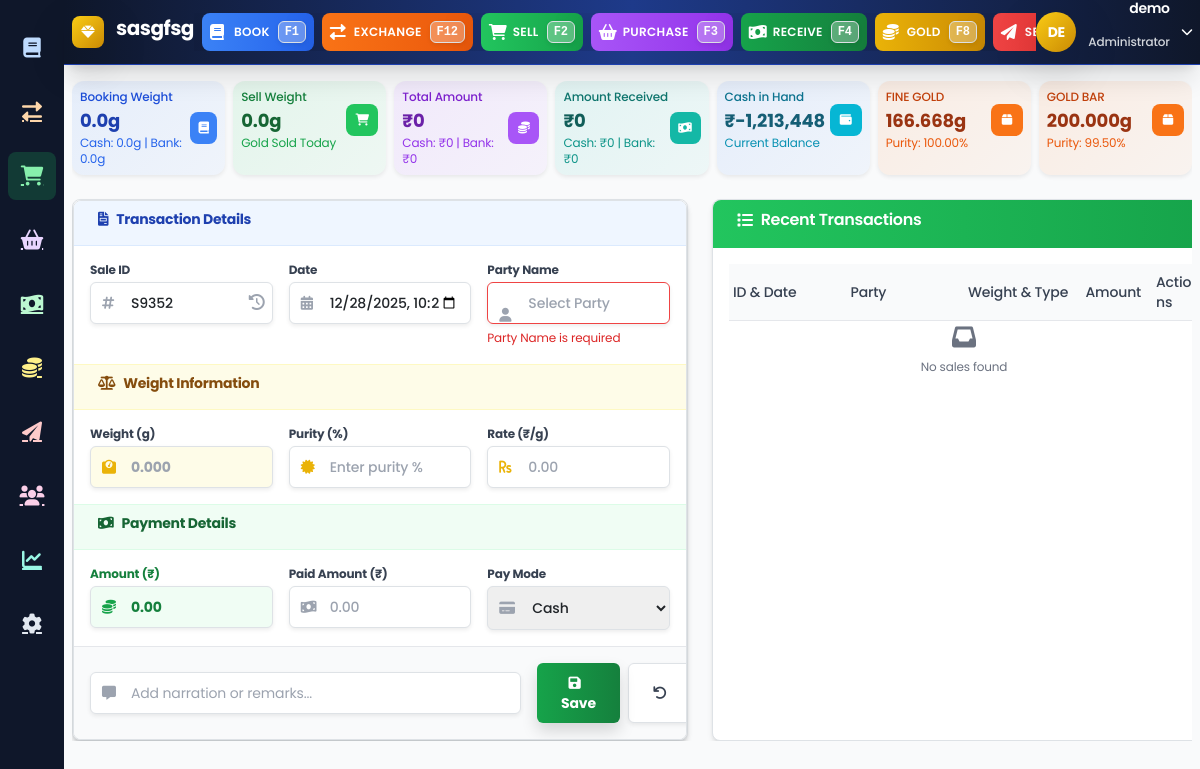
The page /sell_gold.php (signed in) on the database its author committed.
### tables this page shows
CREATE TABLE `account_balances` (
  `id` int(11) NOT NULL,
  `company_id` int(11) NOT NULL,
  `account_type` enum('Cash','Bank','UPI') NOT NULL,
  `opening_balance` decimal(15,2) DEFAULT 0.00,
  `current_balance` decimal(15,2) DEFAULT 0.00,
  `last_updated` timestamp NOT NULL DEFAULT current_timestamp() ON UPDATE current_timestamp(),
  `created_at` timestamp NOT NULL DEFAULT current_timestamp()
);

CREATE TABLE `gold_stock` (
  `id` int(11) NOT NULL AUTO_INCREMENT,
  `company_id` int(11) NOT NULL,
  `purity` decimal(5,2) NOT NULL,
  `stock_name` varchar(50) NOT NULL,
  `current_stock` decimal(10,3) NOT NULL DEFAULT 0.000,
  `last_updated` timestamp NULL DEFAULT current_timestamp() ON UPDATE current_timestamp(),
  `created_at` timestamp NULL DEFAULT current_timestamp(),
  PRIMARY KEY (`id`),
  UNIQUE KEY `unique_purity_company` (`purity`,`company_id`),
  KEY `fk_gold_stock_company` (`company_id`)
);

### sell_gold.php (the view, shortened to what the rows shown need)
<?php
require_once __DIR__ . '/config/database.php';
$company_id = $_SESSION['company_id'];
$stock_sql = "SELECT stock_name, purity, current_stock FROM gold_stock WHERE company_id = $company_id ORDER BY purity DESC";
$stock_result = $conn->query($stock_sql);
$all_stocks = [];
if ($stock_result) {
    while ($stock_row = $stock_result->fetch_assoc()) {
        $all_stocks[] = $stock_row;
    }
}
$cash_in_hand = 0;
$cash_sql = "SELECT current_balance FROM account_balances WHERE company_id = $company_id AND account_type = 'Cash'";
$cash_result = $conn->query($cash_sql);
if ($cash_result && $cash_result->num_rows > 0) {
    $cash_row = $cash_result->fetch_assoc();
    $cash_in_hand = $cash_row['current_balance'] ?? 0;
}
?>
<!DOCTYPE html>
<html lang="en">
<head>
    <script src="https://cdn.tailwindcss.com"></script>
    <link rel="stylesheet" href="https://cdnjs.cloudflare.com/ajax/libs/font-awesome/6.0.0/css/all.min.css">
    <link rel="stylesheet" href="https://cdn.jsdelivr.net/npm/sweetalert2@11.0.18/dist/sweetalert2.min.css">
</head>
<body>
    <div class="w-full">
        <div class="grid grid-cols-1 md:grid-cols-3 lg:grid-cols-7 gap-2 mb-6">
            <div class="soft-gradient-blue rounded-xl p-2 shadow-sm h-full">
                <div class="flex items-center justify-between">
                    <div>
                        <p class="text-xs font-medium text-cyan-700 mb-0.5">Cash in Hand</p>
                        <p class="text-lg font-bold text-cyan-800 mb-0">₹<?= number_format($cash_in_hand, 0) ?></p>
                        <p class="text-xs text-cyan-600 mb-0">Current Balance</p>
                        </div>
                    </div>
                </div>
            <?php if (!empty($all_stocks)): ?>
                <?php foreach ($all_stocks as $stock): ?>
                    <div class="soft-gradient-orange rounded-xl p-2 shadow-sm h-full">
                        <div class="flex items-center justify-between">
                            <div>
                                <p class="text-xs font-medium text-orange-700 mb-0.5"><?= htmlspecialchars($stock['stock_name']) ?></p>
                                <p class="text-lg font-bold text-orange-800 mb-0"><?= number_format($stock['current_stock'], 3) ?>g</p>
                                <p class="text-xs text-orange-600 mb-0">Purity: <?= number_format($stock['purity'], 2) ?>%</p>
                            </div>
                            <div class="w-8 h-8 bg-orange-500 rounded-lg flex items-center justify-center">
                                <i class="fas fa-box text-white text-xs"></i>
                            </div>
                        </div>
                    </div>
                <?php endforeach; ?>
            <?php endif; ?>
            </div>
        <div class="flex flex-col lg:flex-row gap-6">
            <div class="bg-white rounded-lg shadow-md border border-gray-200" style="flex: 0 0 45%;">
                <div class="bg-gradient-to-r from-green-500 to-green-600 px-4 py-2 rounded-t-lg">
                    <h2 class="text-base font-semibold text-white flex items-center">
                        <i class="fas fa-list mr-2"></i>
                        Recent Transactions
                    </h2>
                                </div>
                <div class="p-3 max-w-full">
                    <div class="overflow-x-auto max-w-full">
                        <table class="w-full text-sm responsive-table" style="table-layout: fixed; width: 100%; max-width: 100%;">
                            <thead>
                                <tr class="bg-gray-50 border-b">
                                    <th class="text-left py-2 px-1 font-medium text-gray-700 text-sm" style="width: 25%;">ID & Date</th>
                                    <th class="text-left py-2 px-1 font-medium text-gray-700 text-sm" style="width: 25%;">Party</th>
                                    <th class="text-left py-2 px-1 font-medium text-gray-700 text-sm" style="width: 25%;">Weight & Type</th>
                                    <th class="text-left py-2 px-1 font-medium text-gray-700 text-sm" style="width: 15%;">Amount</th>
                                    <th class="text-left py-2 px-1 font-medium text-gray-700 text-sm" style="width: 10%;">Actions</th>
                                    </tr>
                                </thead>
                            </table>
                        </div>
                </div>
            </div>
        </div>
    </div>
    <link href="https://cdn.jsdelivr.net/npm/bootstrap@5.3.0/dist/css/bootstrap.min.css" rel="stylesheet">
<?php
include 'components/layout.php';
?>

### rows shown on the page
account_balances: current_balance "-1,213,448"
gold_stock: stock_name "FINE GOLD", current_stock "166.668", purity "100.00"
gold_stock: stock_name "GOLD BAR", current_stock "200.000", purity "99.50"

### other values the page prints
$company_name "sasgfsg"
substr($user_name, 0, 2) "DE"
$user_name "demo"
$stats['total_cash_booking_weight'] "0.0"
$stats['total_bank_booking_weight'] "0.0"
$stats['total_sale_weight'] "0.0"
$stats['total_cash_booking_amount'] "0"
$stats['total_bank_booking_amount'] "0"
$stats['total_cash_received'] "0"
$stats['total_bank_received'] "0"
